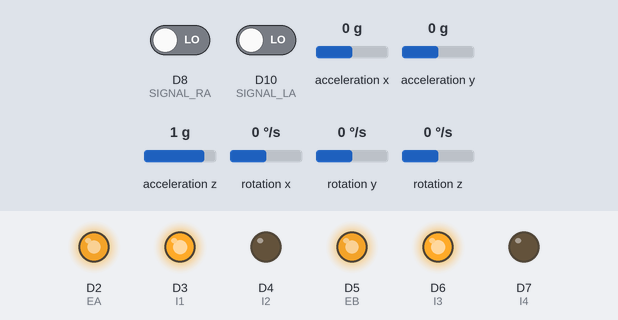
This sketch was run on a simulated Arduino Nano 33 IoT. On the bench: output pins drawn as LEDs (lit = HIGH). The test bench sets the inputs (shaded band); at power-on: D8 (SIGNAL_RA) LOW, D10 (SIGNAL_LA) LOW, acceleration x 0 g, acceleration y 0 g, acceleration z 1 g, rotation x 0 °/s, rotation y 0 °/s, rotation z 0 °/s. What the sketch prints to the serial monitor is not drawn.

Above: at 0.1 s.
Timing chart, 0 to 1.6 s (numbered marks = the images above):
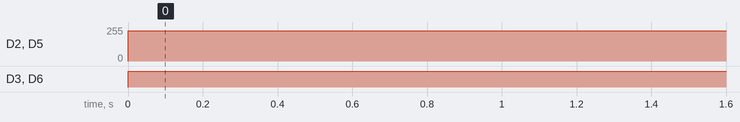

Measured:
- by itself, D2 (EA), D5 (EB): 0/255 → 228/255 at 0.00 s
- by itself, D3 (I1), D6 (I3): LOW → HIGH at 0.00 s

The sketch:

speedometerWithIMU.ino
```cpp
// (licence header left out)
#include <Arduino_LSM6DS3.h>

// Variables to store angular rates from the gyro [degrees/s]
float omega_x, omega_y, omega_z;

// Variables to store gyro bias values [degrees/s]
float omega_x_bias = 0.21;
float omega_y_bias = 0.091;
float omega_z_bias = -0.34;

// Variables to store accelerations [g's]
float a_x, a_y, a_z;

// Variables to store sample rates from sensor [Hz]
float a_f, g_f;

// Wheel PWM pin (must be a PWM pin)
int EA = 2;
int EB = 5;

// Wheel direction digital pins
int I1 = 3, I2 = 4;
int I3 = 6, I4 = 7;

// Motor PWM command variable [0-255]
byte u = 0;

// Left wheel encoder digital pins
const byte SIGNAL_LA = 10;
const byte SIGNAL_LB = 11;

// Right wheel encoder digital pins
const byte SIGNAL_RA = 8;
const byte SIGNAL_RB = 9;

// Encoder ticks per (motor) revolution (TPR)
const int TPR = 3000;

// Wheel radius [m]
const double RHO = 0.0625;

// Counter to keep track of encoder ticks [integer]
volatile long left_encoder_ticks = 0;
volatile long right_encoder_ticks = 0;

// Estimated angular rates and translational speeds
double omega_L = 0.0, omega_R = 0.0;
double v_L = 0.0, v_R = 0.0;

// Sampling interval for measurements in milliseconds
const int T = 1000;

// Vehicle's track length
const double ELL = 0.2775;

// Counters for milliseconds during interval
long t_now = 0, t_last = 0;

// Interrupt service routines for encoders
void decodeLeftEncoderTicks() {
    left_encoder_ticks += (digitalRead(SIGNAL_LB) == LOW) ? -1 : 1;
}

void decodeRightEncoderTicks() {
    right_encoder_ticks += (digitalRead(SIGNAL_RB) == LOW) ? -1 : 1;
}

// Compute vehicle speed [m/s]
double compute_vehicle_speed(double v_L, double v_R) {
    return 0.5 * (v_L + v_R);
}

// Compute vehicle turning rate [rad/s]
double compute_vehicle_rate(double v_L, double v_R) {
    return (v_R - v_L) / ELL;
}

void setup() {
    Serial.begin(9600);
    while (!Serial) {
        delay(10);
    }

    // Motor driver pin modes
    pinMode(EA, OUTPUT);
    pinMode(EB, OUTPUT);
    pinMode(I1, OUTPUT);
    pinMode(I2, OUTPUT);
    pinMode(I3, OUTPUT);
    pinMode(I4, OUTPUT);

    // Encoder pin modes
    pinMode(SIGNAL_LA, INPUT);
    pinMode(SIGNAL_LB, INPUT);
    pinMode(SIGNAL_RA, INPUT);
    pinMode(SIGNAL_RB, INPUT);

    attachInterrupt(digitalPinToInterrupt(SIGNAL_LA), decodeLeftEncoderTicks, RISING);
    attachInterrupt(digitalPinToInterrupt(SIGNAL_RA), decodeRightEncoderTicks, RISING);

    if (!IMU.begin()) {
        Serial.println("Failed to initialize IMU :(");
        while (1) delay(10);
    }

    Serial.println("Program initialized.");
}

void loop() {
    t_now = millis();

    if (t_now - t_last >= T) {
        // Estimate the rotational speed [rad/s]
        omega_L = 2.0 * PI * (left_encoder_ticks / (double)TPR) * 1000.0 / (t_now - t_last);
        omega_R = 2.0 * PI * (right_encoder_ticks / (double)TPR) * 1000.0 / (t_now - t_last);

        // Estimate the translational speed [m/s]
        v_L = RHO * omega_L;
        v_R = RHO * omega_R;

        Serial.print("Estimated left wheel speed: ");
        Serial.print(omega_L);
        Serial.println(" rad/s");
        Serial.print("Estimated left translational speed: ");
        Serial.print(v_L);
        Serial.println(" m/s");

        Serial.print("Estimated right wheel speed: ");
        Serial.print(omega_R);
        Serial.println(" rad/s");
        Serial.print("Estimated right translational speed: ");
        Serial.print(v_R);
        Serial.println(" m/s\n");

        t_last = t_now;
        left_encoder_ticks = 0;
        right_encoder_ticks = 0;

        if (IMU.accelerationAvailable()) {
            IMU.readAcceleration(a_x, a_y, a_z);
            Serial.print(a_x); Serial.print("\t");
            Serial.print(a_y); Serial.print("\t");
            Serial.print(a_z); Serial.print(" g\t\t");
        } else {
            Serial.println("IMU Acceleration NOT WORKING");
        }

        if (IMU.gyroscopeAvailable()) {
            IMU.readGyroscope(omega_x, omega_y, omega_z);
            Serial.print(omega_x - omega_x_bias); Serial.print("\t");
            Serial.print(omega_y - omega_y_bias); Serial.print("\t");
            Serial.print(omega_z - omega_z_bias); Serial.println(" deg/s\n");
        } else {
            Serial.println("IMU Gyroscope NOT WORKING");
        }
    }

    // Set motor speed and direction
    u = 228;
    digitalWrite(I1, HIGH);
    digitalWrite(I2, LOW);
    digitalWrite(I3, HIGH);
    digitalWrite(I4, LOW);
    analogWrite(EA, u);
    analogWrite(EB, u);
}
```
